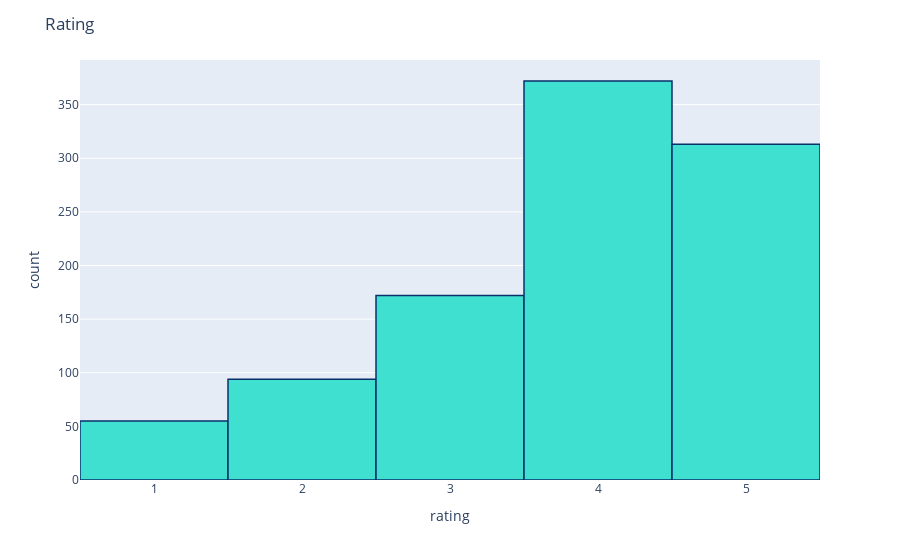

The cell this chart's notebook holds for it:
### Code cell
fig = px.histogram(walmart_df, x="rating")
fig.update_traces(marker_color="turquoise",marker_line_color='rgb(8,48,107)',
                  marker_line_width=1.5)
fig.update_layout(title_text='Rating')
fig.show()

### Figure 1 — Plotly figure (JSON) as saved in the notebook; plotly's stock layout.template omitted (floating-point values rounded to 4 significant figures; data arrays with more than 128 entries replaced by an {"elided": "..."} marker saying what was removed)
{"data": [{"alignmentgroup": "True", "bingroup": "x", "hovertemplate": "rating=%{x}<br>count=%{y}<extra></extra>", "legendgroup": "", "marker": {"color": "turquoise", "line": {"color": "rgb(8,48,107)", "width": 1.5}, "pattern": {"shape": ""}}, "name": "", "offsetgroup": "", "orientation": "v", "showlegend": false, "type": "histogram", "x": {"elided": "1006 int values"}, "xaxis": "x", "yaxis": "y"}], "layout": {"barmode": "relative", "legend": {"tracegroupgap": 0}, "margin": {"t": 60}, "title": {"text": "Rating"}, "xaxis": {"anchor": "y", "domain": [0, 1], "title": {"text": "rating"}}, "yaxis": {"anchor": "x", "domain": [0, 1], "title": {"text": "count"}}}}
